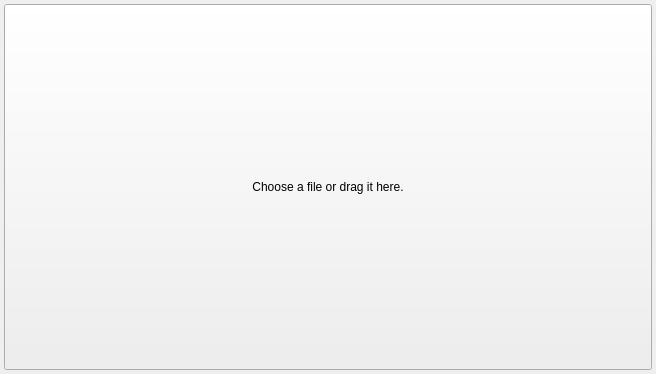
<?xml version="1.0" encoding="UTF-8"?>
<ui version="4.0">
 <class>DragDropUploadWidget</class>
 <widget class="QWidget" name="DragDropUploadWidget">
  <property name="windowModality">
   <enum>Qt::NonModal</enum>
  </property>
  <property name="geometry">
   <rect>
    <x>0</x>
    <y>0</y>
    <width>656</width>
    <height>374</height>
   </rect>
  </property>
  <property name="windowTitle">
   <string>Form</string>
  </property>
  <layout class="QVBoxLayout" name="verticalLayout" stretch="0">
   <property name="spacing">
    <number>12</number>
   </property>
   <property name="leftMargin">
    <number>4</number>
   </property>
   <property name="topMargin">
    <number>4</number>
   </property>
   <property name="rightMargin">
    <number>4</number>
   </property>
   <property name="bottomMargin">
    <number>4</number>
   </property>
   <item>
    <widget class="QPushButton" name="button_dragdrop">
     <property name="sizePolicy">
      <sizepolicy hsizetype="Expanding" vsizetype="Expanding">
       <horstretch>0</horstretch>
       <verstretch>0</verstretch>
      </sizepolicy>
     </property>
     <property name="text">
      <string>Choose a file or drag it here.</string>
     </property>
    </widget>
   </item>
  </layout>
 </widget>
 <resources/>
 <connections/>
</ui>
